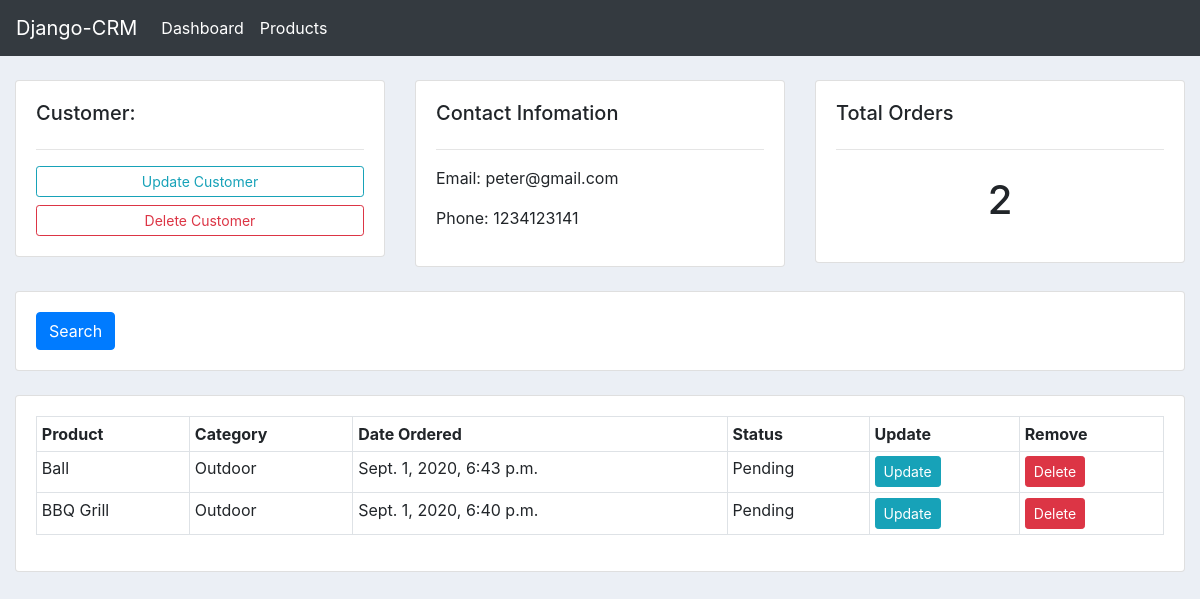
The app's page /customer/2/ with its own data.
### accounts/models.py (models this page shows, shortened)
class Customer(models.Model):
    name = models.CharField(max_length=200, null=True)
    email = models.CharField(max_length=200, null=True)
    phone = models.CharField(max_length=200, null=True)
    date_created = models.DateTimeField(auto_now_add=True, null=True)

class Order(models.Model):
    STATUS = (
        ('Pending', 'Pending'),
        ('Out for delivery', 'Out for delivery'),
        ('Delivered', 'Delivered')
    )
    customer = models.ForeignKey(Customer, null=True, on_delete=models.SET_NULL)
    product = models.ForeignKey(Product, null=True, on_delete=models.SET_NULL)
    status = models.CharField(max_length=200, null=True, choices=STATUS)
    date_created = models.DateTimeField(auto_now_add=True, null=True)

class Product(models.Model):
    CATEGORY = (
        ('Indoor', 'Indoor'),
        ('Outdoor', 'Outdoor')
    )
    name = models.CharField(max_length=200, null=True)
    price = models.FloatField(null=True)
    category = models.CharField(max_length=200, null=True, choices=CATEGORY)
    tags = models.ManyToManyField(Tag)
    description = models.CharField(max_length=200, null=True, blank=True)
    date_created = models.DateTimeField(auto_now_add=True, null=True)

### accounts/views.py (the view)
# urls.py: path('customer/<str:id>/', views.customer, name='customer'),
def customer(request, id):
    customer = Customer.objects.get(id=id)
    orders = customer.order_set.all()
    order_count = orders.count()
    context = {
        'customer': customer,
        'orders': orders,
        'order_count':order_count
    }
    return render(request, 'accounts/customer.html', context)

### accounts/templates/accounts/customer.html
{% extends 'accounts/main.html' %}
{% block content %}
<br>
<div class="row">
    <div class="col-md">
        <div class="card card-body">
            <h5>Customer:</h5>
            <hr>
            <a href="" class="btn btn-outline-info btn-sm btn-block">Update Customer</a>
            <a href="" class="btn btn-outline-danger btn-sm btn-block">Delete Customer</a>
        </div>
    </div>
    <div class="col-md">
        <div class="card card-body">
            <h5>Contact Infomation</h5>
            <hr>
            <p>Email: {{ customer.email }}</p>
            <p>Phone: {{ customer.phone }}</p>
        </div>
    </div>
    <div class="col-md">
        <div class="card card-body">
            <h5>Total Orders</h5>
            <hr>
            <h1 style='text-align: center; padding: 10px'>{{order_count}}</h1>
        </div>
    </div>
</div>
<br>
<div class="row">
    <div class="col">
        <div class="card card-body">
            <form action="" method="get">
                <button class="btn btn-primary" type="submit">Search</button>
            </form>
        </div>
    </div>
</div>
<br>
<div class="row">
    <div class="col-md ">
        <div class="card card-body">
            <table class="table table-sm table-bordered">
                <tr>
                    <th>Product</th>
                    <th>Category</th>
                    <th>Date Ordered</th>
                    <th>Status</th>
                    <th>Update</th>
                    <th>Remove</th>
                </tr>
                {% for order in orders %}
                <tr>
                    <td> {{ order.product.name }} </td>
                    <td> {{ order.product.category }} </td>
                    <td> {{ order.product.date_created }} </td>
                    <td> {{ order.status }} </td>
                    <td><a class='btn btn-sm btn-info' href="{% url 'update_order' order.id %}">Update</a></td>
                    <td><a class='btn btn-sm btn-danger' href="{% url 'delete_order' order.id %}">Delete</a></td>
                </tr>
                {% endfor %}
            </table>
        </div>
    </div>
</div>
{% endblock content %}

### static/css/main.css (style rules this page uses)
body { background-color: #ebeff5; }

### records on screen
Customer: email "peter@gmail.com", phone "1234123141"
Order: product.name "Ball", product.category "Outdoor", product.date_created "Sept. 1, 2020, 6:43 p.m.", status "Pending"
Order: product.name "BBQ Grill", product.category "Outdoor", product.date_created "Sept. 1, 2020, 6:40 p.m.", status "Pending"

### other values on screen
{{ order_count }} "2"
